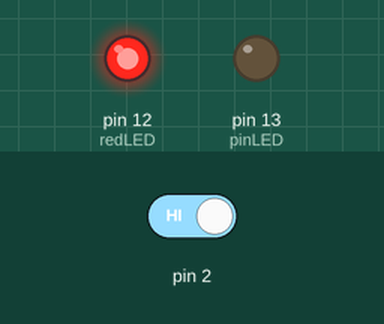
This sketch was run on a simulated Arduino Uno, built with avr-gcc and run on an emulated ATmega328P. Shown: output pins drawn as LEDs (lit = HIGH). The inputs (shaded band) are chosen by the test bench; at power-on: pin 2 HIGH.

Above: at 1.2 s.
1.3 s: pin 2 driven LOW
At 11.0 s:
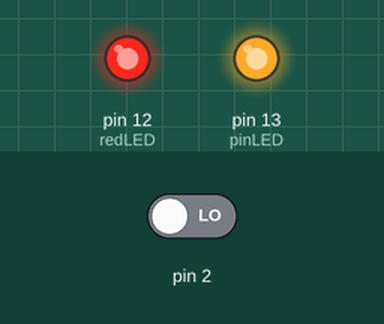
At 16.0 s:
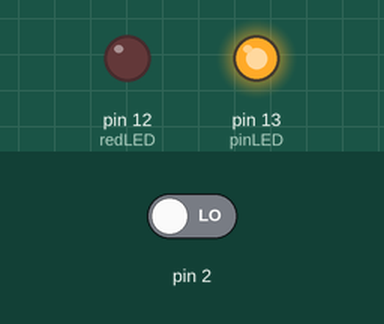
16.3 s: pin 2 driven HIGH
At 26.0 s:
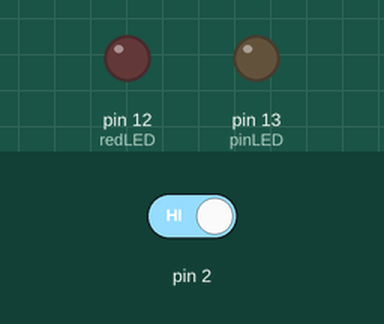
Timing chart, 0 to 36.5 s (numbered marks = the images above; inputs shaded):
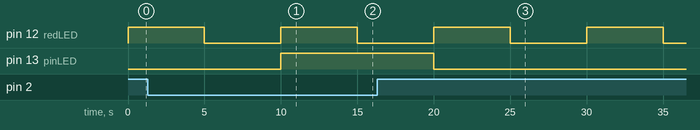

The sketch:

Task1.ino
```cpp
 //www.elegoo.com
//2016.12.08

const byte pinLED = 13;
const byte redLED = 12;

void setup()
{
  pinMode(pinLED,OUTPUT);//initialize the ledPin as an output
  pinMode(2,INPUT);
  digitalWrite(2, HIGH);

  // RED LED
  pinMode(redLED, OUTPUT);
}

void loop()
{
  digitalWrite(redLED, HIGH);   // turn the LED on (HIGH is the voltage level)
  delay(5000);                       // wait for 5 seconds
  digitalWrite(redLED, LOW);    // turn the LED off by making the voltage LOW
  delay(5000);                       // wait for 5 seconds

  int digitalVal = digitalRead(2); //read pin 2

  if(HIGH == digitalVal)
  {
    digitalWrite(pinLED,LOW);//turn the led off
  }
  else
  {
    digitalWrite(pinLED,HIGH);//turn the led on
  }

}
```

Measured:
- after the input at 1.3 s, pin 13 (pinLED): LOW → HIGH after 8.7 s
- after the input at 16.3 s, pin 13 (pinLED): HIGH → LOW after 3.7 s
- by itself, pin 12 (redLED): alternates HIGH for 5.0 s and LOW for 5.0 s
